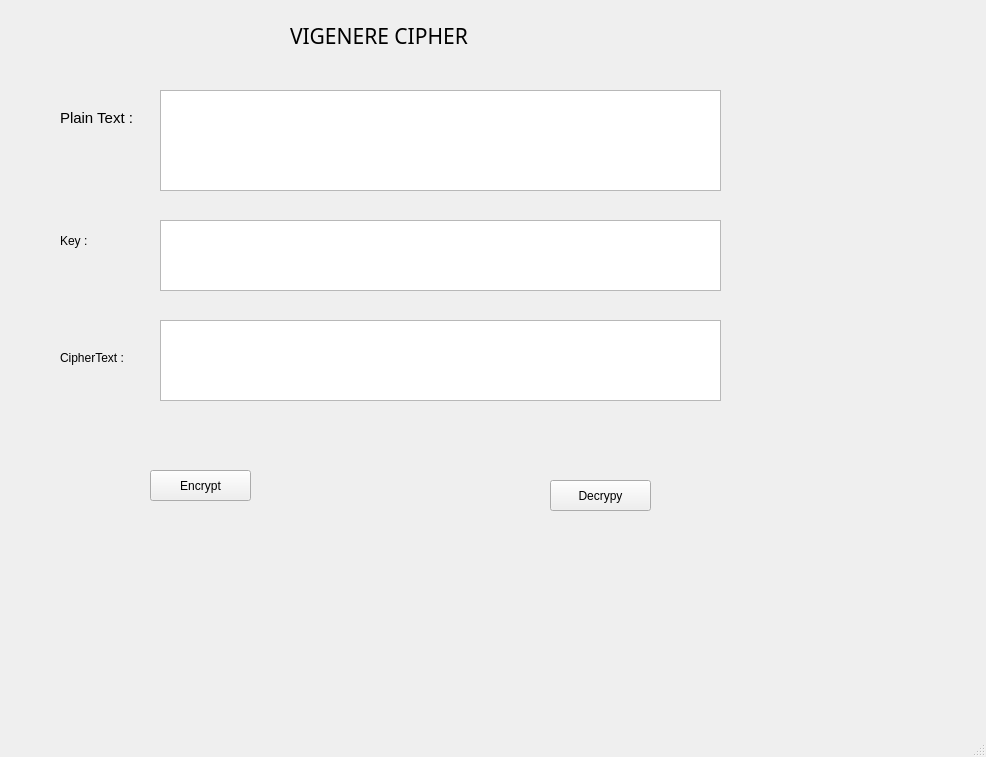
<?xml version="1.0" encoding="UTF-8"?>
<ui version="4.0">
 <class>MainWindow</class>
 <widget class="QMainWindow" name="MainWindow">
  <property name="geometry">
   <rect>
    <x>0</x>
    <y>0</y>
    <width>986</width>
    <height>757</height>
   </rect>
  </property>
  <property name="windowTitle">
   <string>MainWindow</string>
  </property>
  <widget class="QWidget" name="centralwidget">
   <widget class="QLabel" name="label_3">
    <property name="geometry">
     <rect>
      <x>60</x>
      <y>230</y>
      <width>47</width>
      <height>21</height>
     </rect>
    </property>
    <property name="text">
     <string>Key :</string>
    </property>
   </widget>
   <widget class="QPlainTextEdit" name="txt_cipher_text">
    <property name="geometry">
     <rect>
      <x>160</x>
      <y>320</y>
      <width>561</width>
      <height>81</height>
     </rect>
    </property>
   </widget>
   <widget class="QPushButton" name="btn_encrypt">
    <property name="geometry">
     <rect>
      <x>150</x>
      <y>470</y>
      <width>101</width>
      <height>31</height>
     </rect>
    </property>
    <property name="text">
     <string>Encrypt</string>
    </property>
   </widget>
   <widget class="QPlainTextEdit" name="txt_plain_text">
    <property name="geometry">
     <rect>
      <x>160</x>
      <y>90</y>
      <width>561</width>
      <height>101</height>
     </rect>
    </property>
   </widget>
   <widget class="QTextEdit" name="txt_key">
    <property name="geometry">
     <rect>
      <x>160</x>
      <y>220</y>
      <width>561</width>
      <height>71</height>
     </rect>
    </property>
   </widget>
   <widget class="QLabel" name="label">
    <property name="geometry">
     <rect>
      <x>290</x>
      <y>25</y>
      <width>221</width>
      <height>21</height>
     </rect>
    </property>
    <property name="font">
     <font>
      <family>Revit_HEB_DWG</family>
      <pointsize>16</pointsize>
     </font>
    </property>
    <property name="text">
     <string>VIGENERE CIPHER</string>
    </property>
   </widget>
   <widget class="QLabel" name="label_2">
    <property name="geometry">
     <rect>
      <x>60</x>
      <y>110</y>
      <width>81</width>
      <height>16</height>
     </rect>
    </property>
    <property name="font">
     <font>
      <pointsize>11</pointsize>
     </font>
    </property>
    <property name="text">
     <string>Plain Text :</string>
    </property>
   </widget>
   <widget class="QPushButton" name="btn_decrypt">
    <property name="geometry">
     <rect>
      <x>550</x>
      <y>480</y>
      <width>101</width>
      <height>31</height>
     </rect>
    </property>
    <property name="text">
     <string>Decrypy</string>
    </property>
   </widget>
   <widget class="QLabel" name="label_4">
    <property name="geometry">
     <rect>
      <x>60</x>
      <y>350</y>
      <width>101</width>
      <height>16</height>
     </rect>
    </property>
    <property name="text">
     <string>CipherText : </string>
    </property>
   </widget>
  </widget>
  <widget class="QMenuBar" name="menubar">
   <property name="geometry">
    <rect>
     <x>0</x>
     <y>0</y>
     <width>986</width>
     <height>21</height>
    </rect>
   </property>
  </widget>
  <widget class="QStatusBar" name="statusbar"/>
 </widget>
 <resources/>
 <connections/>
</ui>
